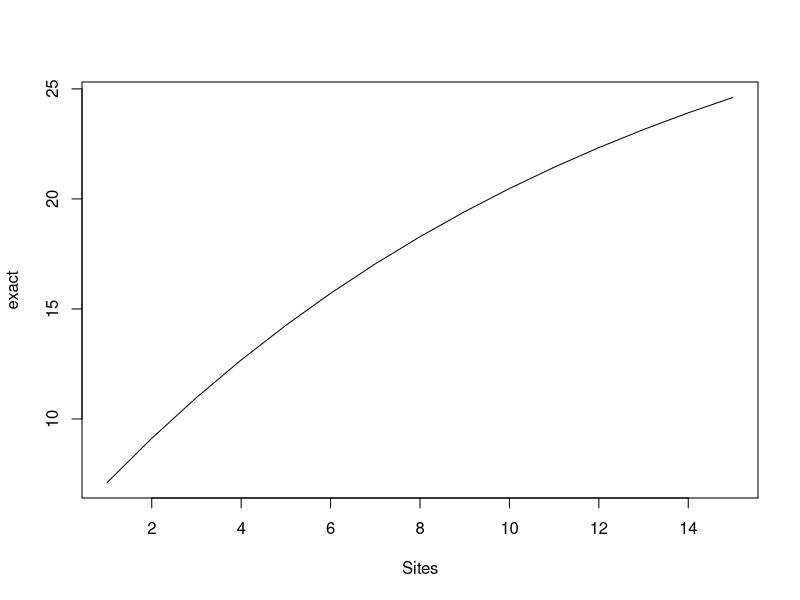

This chart was generated by the following R code:
## ---- chunk 1
knitr::opts_chunk$set(echo = TRUE)
## ---- chunk 2
library(vegan)
## ---- chunk 3
scr <- read.csv("../data_raw/SCR_camera_data.csv")
## ---- chunk 4
# A warning is fine!
scr_sac <- specaccum(scr)
## ---- chunk 5
scr_sac_fit <- fitspecaccum(scr_sac, model = "asymp")
## ---- chunk 6
coef(scr_sac_fit)
## ---- chunk 7
plot(scr_sac_fit)
## ---- chunk 8
comm1 <- data.frame(species = c("DO", "DM", "SO", "SH", "SF", "PP", "PB", "BA"),
                    individuals = c(14, 89, 30, 12, 3, 3, 8, 23))
comm2 <- data.frame(species = c("DO", "DM", "SO", "SH", "SF"),
                    individuals = c(37, 32, 30, 44, 39))
## ---- chunk 9
nrow(comm1)
nrow(comm2)
## ---- chunk 10
total_comm1 <- sum(comm1$individuals)
total_comm1
## ---- chunk 11
comm1$prop <- comm1$individuals / total_comm1
## ---- chunk 12
comm1$ln_prop <- log(comm1$prop)
## ---- chunk 13
comm1$prop_lnprop <- comm1$prop * comm1$ln_prop
## ---- chunk 14
H_comm1 <- sum(comm1$prop_lnprop * -1)
H_comm1
## ---- chunk 15
total_comm2 <- sum(comm2$individuals)
comm2$prop <- comm2$individuals / total_comm2
comm2$ln_prop <- log(comm2$prop)
comm2$prop_lnprop <- comm2$prop * comm2$ln_prop
H_comm2 <- sum(comm2$prop_lnprop) * -1
H_comm2
## ---- chunk 16
comm1$prop_sq <- comm1$prop * comm1$prop
## ---- chunk 17
D1 = 1 - sum(comm1$prop_sq)
D1
## ---- chunk 18
comm2$prop_sq <- comm2$prop * comm2$prop
D2 = 1 - sum(comm2$prop_sq)
D2
